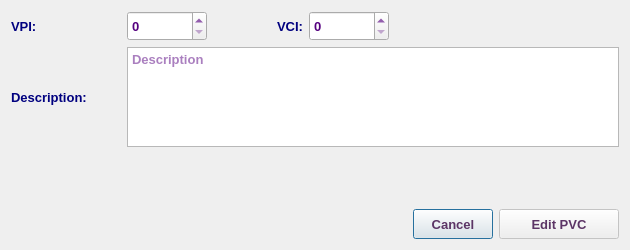
<?xml version="1.0" encoding="UTF-8"?>
<ui version="4.0">
 <class>EditPvcRefDialog</class>
 <widget class="QDialog" name="EditPvcRefDialog">
  <property name="windowModality">
   <enum>Qt::NonModal</enum>
  </property>
  <property name="geometry">
   <rect>
    <x>0</x>
    <y>0</y>
    <width>630</width>
    <height>250</height>
   </rect>
  </property>
  <property name="minimumSize">
   <size>
    <width>630</width>
    <height>250</height>
   </size>
  </property>
  <property name="maximumSize">
   <size>
    <width>631</width>
    <height>251</height>
   </size>
  </property>
  <property name="font">
   <font>
    <family>Tahoma</family>
    <pointsize>10</pointsize>
   </font>
  </property>
  <property name="windowTitle">
   <string>Edit PVC Reference</string>
  </property>
  <property name="windowIcon">
   <iconset resource="../../../../image.qrc">
    <normaloff>:/Image/edit.png</normaloff>:/Image/edit.png</iconset>
  </property>
  <property name="modal">
   <bool>false</bool>
  </property>
  <layout class="QVBoxLayout" name="verticalLayout">
   <item>
    <layout class="QHBoxLayout" name="horizontalLayout">
     <item>
      <widget class="QLabel" name="label">
       <property name="minimumSize">
        <size>
         <width>110</width>
         <height>30</height>
        </size>
       </property>
       <property name="maximumSize">
        <size>
         <width>110</width>
         <height>30</height>
        </size>
       </property>
       <property name="font">
        <font>
         <family>Tahoma</family>
         <pointsize>10</pointsize>
         <weight>75</weight>
         <bold>true</bold>
        </font>
       </property>
       <property name="styleSheet">
        <string notr="true">color: rgb(0, 0, 127);</string>
       </property>
       <property name="text">
        <string>VPI:</string>
       </property>
       <property name="alignment">
        <set>Qt::AlignLeading|Qt::AlignLeft|Qt::AlignVCenter</set>
       </property>
      </widget>
     </item>
     <item>
      <widget class="QSpinBox" name="vpiSB">
       <property name="minimumSize">
        <size>
         <width>80</width>
         <height>30</height>
        </size>
       </property>
       <property name="maximumSize">
        <size>
         <width>80</width>
         <height>30</height>
        </size>
       </property>
       <property name="font">
        <font>
         <family>Tahoma</family>
         <pointsize>10</pointsize>
         <weight>75</weight>
         <bold>true</bold>
        </font>
       </property>
       <property name="styleSheet">
        <string notr="true">color: rgb(85, 0, 127);</string>
       </property>
       <property name="maximum">
        <number>4096</number>
       </property>
      </widget>
     </item>
     <item>
      <widget class="QLabel" name="label_2">
       <property name="minimumSize">
        <size>
         <width>90</width>
         <height>30</height>
        </size>
       </property>
       <property name="maximumSize">
        <size>
         <width>90</width>
         <height>30</height>
        </size>
       </property>
       <property name="font">
        <font>
         <family>Tahoma</family>
         <pointsize>10</pointsize>
         <weight>75</weight>
         <bold>true</bold>
        </font>
       </property>
       <property name="styleSheet">
        <string notr="true">color: rgb(0, 0, 127);</string>
       </property>
       <property name="text">
        <string>VCI:</string>
       </property>
       <property name="alignment">
        <set>Qt::AlignRight|Qt::AlignTrailing|Qt::AlignVCenter</set>
       </property>
      </widget>
     </item>
     <item>
      <widget class="QSpinBox" name="vciSB">
       <property name="minimumSize">
        <size>
         <width>80</width>
         <height>30</height>
        </size>
       </property>
       <property name="maximumSize">
        <size>
         <width>80</width>
         <height>30</height>
        </size>
       </property>
       <property name="font">
        <font>
         <family>Tahoma</family>
         <pointsize>10</pointsize>
         <weight>75</weight>
         <bold>true</bold>
        </font>
       </property>
       <property name="styleSheet">
        <string notr="true">color: rgb(85, 0, 127);</string>
       </property>
       <property name="maximum">
        <number>4096</number>
       </property>
      </widget>
     </item>
     <item>
      <spacer name="horizontalSpacer_5">
       <property name="font">
        <font>
         <family>Tahoma</family>
         <pointsize>10</pointsize>
        </font>
       </property>
       <property name="orientation">
        <enum>Qt::Horizontal</enum>
       </property>
       <property name="sizeHint" stdset="0">
        <size>
         <width>40</width>
         <height>20</height>
        </size>
       </property>
      </spacer>
     </item>
    </layout>
   </item>
   <item>
    <layout class="QHBoxLayout" name="horizontalLayout_8">
     <item>
      <widget class="QLabel" name="label_8">
       <property name="minimumSize">
        <size>
         <width>110</width>
         <height>100</height>
        </size>
       </property>
       <property name="maximumSize">
        <size>
         <width>110</width>
         <height>100</height>
        </size>
       </property>
       <property name="font">
        <font>
         <family>Tahoma</family>
         <pointsize>10</pointsize>
         <weight>75</weight>
         <bold>true</bold>
        </font>
       </property>
       <property name="styleSheet">
        <string notr="true">color: rgb(0, 0, 127);</string>
       </property>
       <property name="text">
        <string>Description:</string>
       </property>
      </widget>
     </item>
     <item>
      <widget class="QTextEdit" name="descTE">
       <property name="minimumSize">
        <size>
         <width>300</width>
         <height>100</height>
        </size>
       </property>
       <property name="maximumSize">
        <size>
         <width>800</width>
         <height>100</height>
        </size>
       </property>
       <property name="font">
        <font>
         <family>Tahoma</family>
         <pointsize>10</pointsize>
         <weight>75</weight>
         <bold>true</bold>
        </font>
       </property>
       <property name="styleSheet">
        <string notr="true">color: rgb(85, 0, 127);</string>
       </property>
       <property name="placeholderText">
        <string>Description</string>
       </property>
      </widget>
     </item>
    </layout>
   </item>
   <item>
    <spacer name="verticalSpacer">
     <property name="font">
      <font>
       <family>Tahoma</family>
       <pointsize>10</pointsize>
      </font>
     </property>
     <property name="orientation">
      <enum>Qt::Vertical</enum>
     </property>
     <property name="sizeHint" stdset="0">
      <size>
       <width>20</width>
       <height>5</height>
      </size>
     </property>
    </spacer>
   </item>
   <item>
    <layout class="QHBoxLayout" name="horizontalLayout_10">
     <item>
      <spacer name="horizontalSpacer_9">
       <property name="font">
        <font>
         <family>Tahoma</family>
         <pointsize>10</pointsize>
        </font>
       </property>
       <property name="orientation">
        <enum>Qt::Horizontal</enum>
       </property>
       <property name="sizeHint" stdset="0">
        <size>
         <width>40</width>
         <height>20</height>
        </size>
       </property>
      </spacer>
     </item>
     <item>
      <widget class="QPushButton" name="CancelBtn">
       <property name="minimumSize">
        <size>
         <width>80</width>
         <height>30</height>
        </size>
       </property>
       <property name="maximumSize">
        <size>
         <width>200</width>
         <height>30</height>
        </size>
       </property>
       <property name="font">
        <font>
         <family>Tahoma</family>
         <pointsize>10</pointsize>
         <weight>75</weight>
         <bold>true</bold>
        </font>
       </property>
       <property name="styleSheet">
        <string notr="true">color: rgb(92, 53, 102);</string>
       </property>
       <property name="text">
        <string>Cancel</string>
       </property>
      </widget>
     </item>
     <item>
      <widget class="QPushButton" name="okBtn">
       <property name="enabled">
        <bool>false</bool>
       </property>
       <property name="minimumSize">
        <size>
         <width>120</width>
         <height>30</height>
        </size>
       </property>
       <property name="maximumSize">
        <size>
         <width>200</width>
         <height>30</height>
        </size>
       </property>
       <property name="font">
        <font>
         <family>Tahoma</family>
         <pointsize>10</pointsize>
         <weight>75</weight>
         <bold>true</bold>
        </font>
       </property>
       <property name="styleSheet">
        <string notr="true">color: rgb(92, 53, 102);</string>
       </property>
       <property name="text">
        <string>Edit PVC</string>
       </property>
       <property name="icon">
        <iconset resource="../../../../image.qrc">
         <normaloff>:/Image/edit.png</normaloff>:/Image/edit.png</iconset>
       </property>
       <property name="iconSize">
        <size>
         <width>20</width>
         <height>20</height>
        </size>
       </property>
      </widget>
     </item>
    </layout>
   </item>
  </layout>
 </widget>
 <tabstops>
  <tabstop>vpiSB</tabstop>
  <tabstop>vciSB</tabstop>
  <tabstop>descTE</tabstop>
  <tabstop>okBtn</tabstop>
  <tabstop>CancelBtn</tabstop>
 </tabstops>
 <resources>
  <include location="../../../../image.qrc"/>
 </resources>
 <connections/>
</ui>
